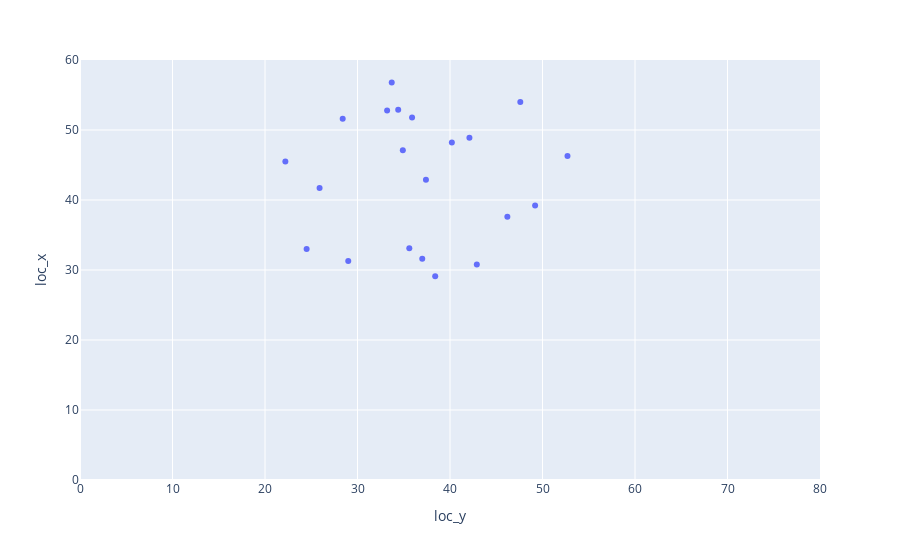

Notebook source saved alongside this figure:
### Markdown cell above
The figure above is a barebones scatter plot, which in many cases is entirely adequate. In order to create the scatter plot, we need to pass the data source (the `shots` Data Frame), as well as the columns that will be used as x and y coordinates.

In this case, we also choose to assign the figure to a variable rather than display it immediately. We assign the figure to the variable `fig` (you might notice that I am not much good at creative naming...), and we then use the line `fig.show()` when we are ready to create the visualization.

As we look at this figure, we should notice that our figure is actually pretty hard to read as a graph of shots in a football match. `loc_y` is the lateral position on the field (yards from one sideline), and `loc_x` is the vertical position on the field (or distance from midfield). Perhaps we should rescale our shot map?

### Code cell
fig = px.scatter(shots, x='loc_y', y='loc_x', range_x=[0,80], range_y=[0,60])

fig.show()

### Figure 1 — Plotly figure (JSON) as saved in the notebook; plotly's stock layout.template omitted (floating-point values rounded to 4 significant figures)
{"data": [{"hovertemplate": "loc_y=%{x}<br>loc_x=%{y}<extra></extra>", "legendgroup": "", "marker": {"color": "#636efa", "symbol": "circle"}, "mode": "markers", "name": "", "orientation": "v", "showlegend": false, "type": "scatter", "x": [34.9, 35.9, 34.4, 49.2, 22.2, 29, 37, 33.7, 24.5, 40.2, 37.4, 42.1, 33.2, 47.6, 25.9, 38.4, 28.4, 35.6, 46.2, 52.7, 42.9], "xaxis": "x", "y": [47.1, 51.8, 52.9, 39.2, 45.5, 31.3, 31.6, 56.8, 33, 48.2, 42.9, 48.9, 52.8, 54, 41.7, 29.1, 51.6, 33.1, 37.6, 46.3, 30.8], "yaxis": "y"}], "layout": {"legend": {"tracegroupgap": 0}, "margin": {"t": 60}, "xaxis": {"anchor": "y", "domain": [0, 1], "range": [0, 80], "title": {"text": "loc_y"}}, "yaxis": {"anchor": "x", "domain": [0, 1], "range": [0, 60], "title": {"text": "loc_x"}}}}
